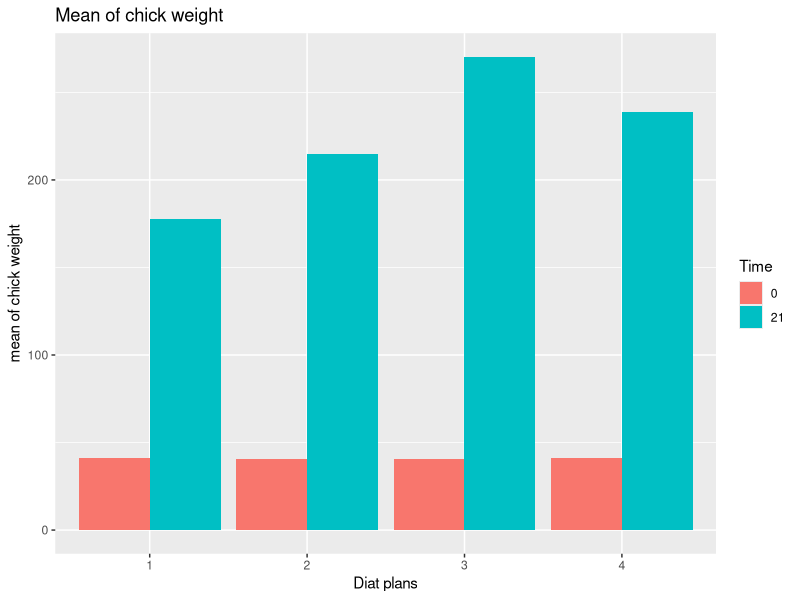
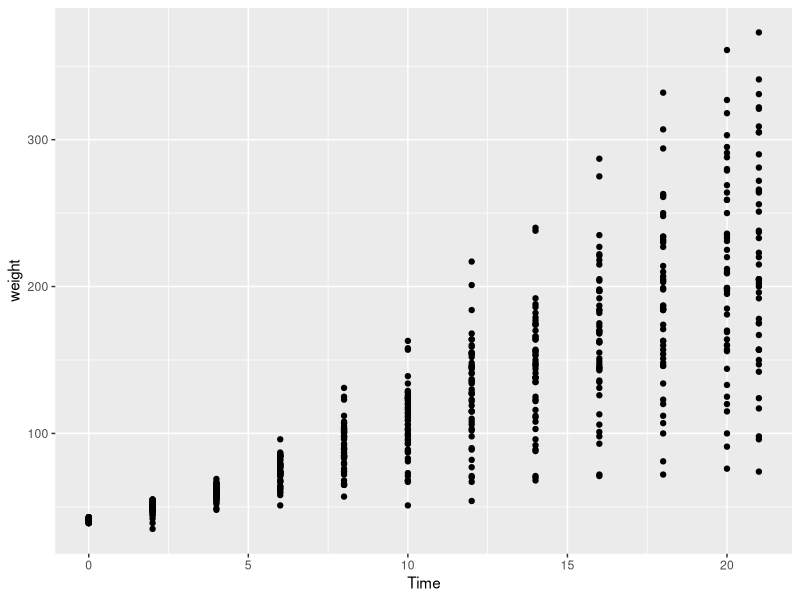

Write R code to recreate these figures, in order.
## ---- chunk 1
library(ggplot2)
library(datasets)

head(ChickWeight)

## ---- chunk 2

library(dplyr)

ChickWeight_reorganized <-  filter(ChickWeight, (Time == 0) | (Time == 21)) %>%
  group_by(Diet, Time) %>%
  summarise(Mean = mean(weight))

ChickWeight_reorganized$Time <- as.factor(ChickWeight_reorganized$Time) 

ggplot(ChickWeight_reorganized, aes(x=Diet, y=Mean, fill=Time)) +
  geom_bar(stat="identity", position=position_dodge()) +
  labs(title="Mean of chick weight", x= "Diat plans", y= "mean of chick weight")
 
 
## ---- chunk 3

ggplot(ChickWeight, aes(Time, weight)) +
  geom_point() 



  
